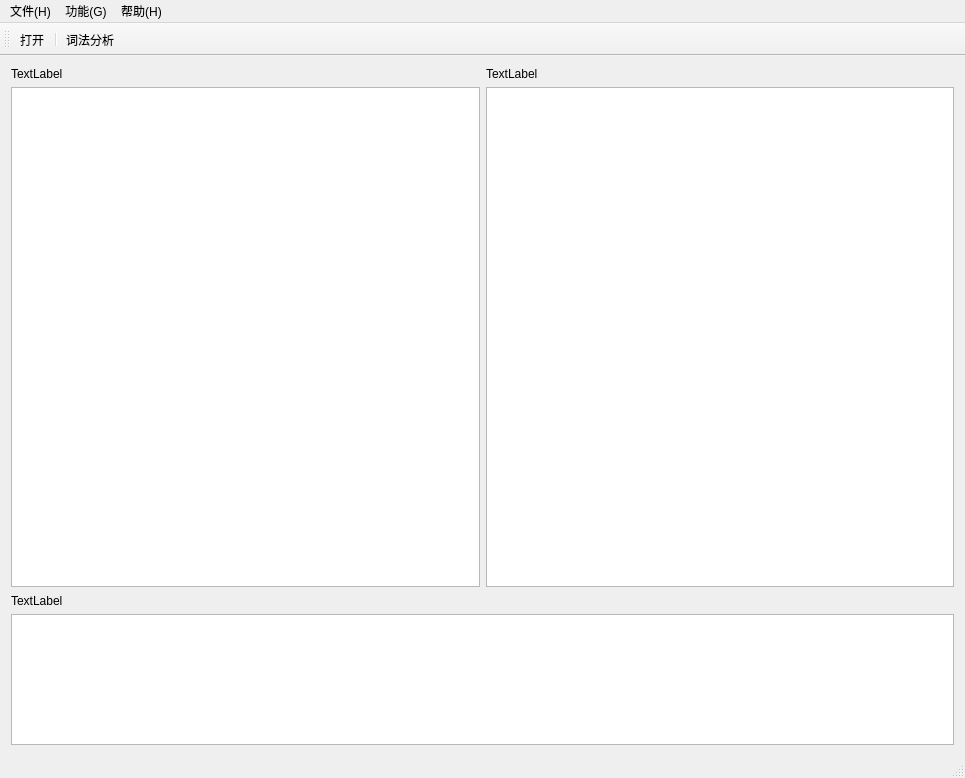
<?xml version="1.0" encoding="UTF-8"?>
<ui version="4.0">
 <class>MainWindow</class>
 <widget class="QMainWindow" name="MainWindow">
  <property name="geometry">
   <rect>
    <x>0</x>
    <y>0</y>
    <width>965</width>
    <height>771</height>
   </rect>
  </property>
  <property name="windowTitle">
   <string>编译原理实验-qt5</string>
  </property>
  <widget class="QWidget" name="centralWidget">
   <property name="sizePolicy">
    <sizepolicy hsizetype="Expanding" vsizetype="Expanding">
     <horstretch>0</horstretch>
     <verstretch>0</verstretch>
    </sizepolicy>
   </property>
   <property name="minimumSize">
    <size>
     <width>800</width>
     <height>700</height>
    </size>
   </property>
   <layout class="QVBoxLayout" name="verticalLayout">
    <property name="leftMargin">
     <number>11</number>
    </property>
    <item>
     <layout class="QVBoxLayout" name="mainLayout" stretch="0,0">
      <property name="spacing">
       <number>7</number>
      </property>
      <property name="sizeConstraint">
       <enum>QLayout::SetDefaultConstraint</enum>
      </property>
      <property name="leftMargin">
       <number>0</number>
      </property>
      <item>
       <layout class="QVBoxLayout" name="verticalLayout_up">
        <item>
         <layout class="QHBoxLayout" name="horizontalLayout">
          <item>
           <layout class="QVBoxLayout" name="verticalLayout_src">
            <item>
             <widget class="QLabel" name="label_src">
              <property name="sizePolicy">
               <sizepolicy hsizetype="Expanding" vsizetype="Preferred">
                <horstretch>0</horstretch>
                <verstretch>0</verstretch>
               </sizepolicy>
              </property>
              <property name="text">
               <string>TextLabel</string>
              </property>
             </widget>
            </item>
            <item>
             <widget class="QTextEdit" name="textEdit_src">
              <property name="sizePolicy">
               <sizepolicy hsizetype="Expanding" vsizetype="Expanding">
                <horstretch>0</horstretch>
                <verstretch>0</verstretch>
               </sizepolicy>
              </property>
              <property name="minimumSize">
               <size>
                <width>0</width>
                <height>500</height>
               </size>
              </property>
              <property name="sizeAdjustPolicy">
               <enum>QAbstractScrollArea::AdjustToContents</enum>
              </property>
              <property name="lineWrapMode">
               <enum>QTextEdit::NoWrap</enum>
              </property>
             </widget>
            </item>
           </layout>
          </item>
          <item>
           <layout class="QVBoxLayout" name="verticalLayout_dest">
            <item>
             <widget class="QLabel" name="label_dest">
              <property name="sizePolicy">
               <sizepolicy hsizetype="Expanding" vsizetype="Preferred">
                <horstretch>0</horstretch>
                <verstretch>0</verstretch>
               </sizepolicy>
              </property>
              <property name="text">
               <string>TextLabel</string>
              </property>
             </widget>
            </item>
            <item>
             <widget class="QTextEdit" name="textEdit_dest">
              <property name="sizePolicy">
               <sizepolicy hsizetype="MinimumExpanding" vsizetype="Expanding">
                <horstretch>0</horstretch>
                <verstretch>0</verstretch>
               </sizepolicy>
              </property>
              <property name="minimumSize">
               <size>
                <width>0</width>
                <height>500</height>
               </size>
              </property>
              <property name="lineWrapMode">
               <enum>QTextEdit::NoWrap</enum>
              </property>
             </widget>
            </item>
           </layout>
          </item>
         </layout>
        </item>
       </layout>
      </item>
      <item>
       <layout class="QVBoxLayout" name="verticalLayout_down">
        <item>
         <widget class="QLabel" name="label_msg">
          <property name="sizePolicy">
           <sizepolicy hsizetype="Expanding" vsizetype="Preferred">
            <horstretch>0</horstretch>
            <verstretch>0</verstretch>
           </sizepolicy>
          </property>
          <property name="text">
           <string>TextLabel</string>
          </property>
         </widget>
        </item>
        <item>
         <widget class="QTextEdit" name="textEdit_msg">
          <property name="sizePolicy">
           <sizepolicy hsizetype="Expanding" vsizetype="Maximum">
            <horstretch>0</horstretch>
            <verstretch>0</verstretch>
           </sizepolicy>
          </property>
          <property name="minimumSize">
           <size>
            <width>0</width>
            <height>0</height>
           </size>
          </property>
          <property name="lineWrapMode">
           <enum>QTextEdit::NoWrap</enum>
          </property>
         </widget>
        </item>
       </layout>
      </item>
     </layout>
    </item>
   </layout>
  </widget>
  <widget class="QMenuBar" name="menuBar">
   <property name="geometry">
    <rect>
     <x>0</x>
     <y>0</y>
     <width>965</width>
     <height>26</height>
    </rect>
   </property>
   <widget class="QMenu" name="menu_file">
    <property name="title">
     <string>文件(H)</string>
    </property>
    <addaction name="action_open"/>
    <addaction name="action_save"/>
    <addaction name="action_quit"/>
   </widget>
   <widget class="QMenu" name="menu_func">
    <property name="title">
     <string>功能(G)</string>
    </property>
    <addaction name="action_lexana"/>
   </widget>
   <widget class="QMenu" name="menu_help">
    <property name="title">
     <string>帮助(H)</string>
    </property>
    <addaction name="action_about"/>
   </widget>
   <addaction name="menu_file"/>
   <addaction name="menu_func"/>
   <addaction name="menu_help"/>
  </widget>
  <widget class="QToolBar" name="mainToolBar">
   <attribute name="toolBarArea">
    <enum>TopToolBarArea</enum>
   </attribute>
   <attribute name="toolBarBreak">
    <bool>false</bool>
   </attribute>
   <addaction name="action_open"/>
   <addaction name="separator"/>
   <addaction name="action_lexana"/>
  </widget>
  <widget class="QStatusBar" name="statusBar"/>
  <action name="action_open">
   <property name="text">
    <string>打开</string>
   </property>
   <property name="shortcut">
    <string>Ctrl+O</string>
   </property>
  </action>
  <action name="action_save">
   <property name="enabled">
    <bool>true</bool>
   </property>
   <property name="text">
    <string>保存</string>
   </property>
  </action>
  <action name="action_quit">
   <property name="text">
    <string>退出</string>
   </property>
   <property name="shortcut">
    <string>Ctrl+Q</string>
   </property>
  </action>
  <action name="action_lexana">
   <property name="text">
    <string>词法分析</string>
   </property>
   <property name="shortcut">
    <string>Ctrl+L</string>
   </property>
  </action>
  <action name="action_about">
   <property name="text">
    <string>关于</string>
   </property>
  </action>
 </widget>
 <layoutdefault spacing="6" margin="11"/>
 <resources/>
 <connections/>
</ui>
